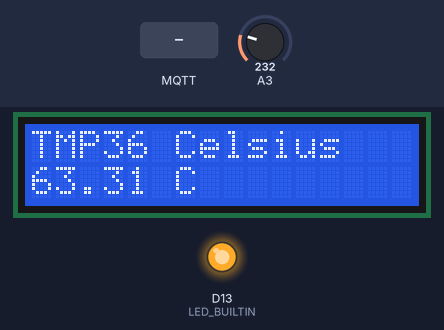
Bench run of a sketch on a simulated Arduino Uno R4 WiFi. On the bench: 16×2 character LCD, output pins drawn as LEDs (lit = HIGH). The inputs (shaded band) are chosen by the test bench; at power-on: A3 = 232 (analog values on the 0–1023 scale). WiFi joins after 1.5 s; servers stay silent unless stated; no MQTT or app messages arrive unless stated; what the sketch prints to the serial monitor is not drawn.

Above: at 2.7 s.
2.8 s: MQTT message "90" arrives on the first subscribed topic
At 6.5 s:
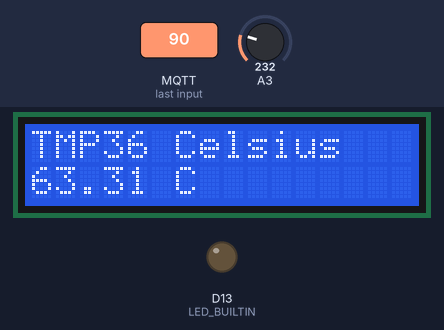
6.8 s: A3 set to 250
At 8.4 s:
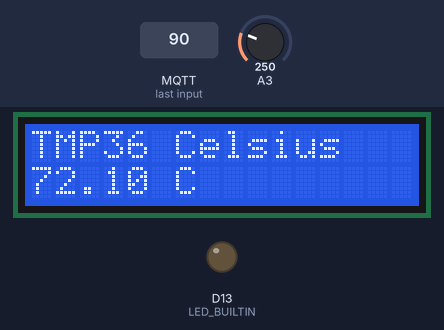
9.0 s: A3 set to 266
At 10.0 s:
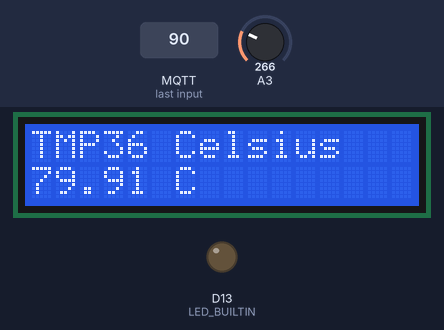
11.0 s: MQTT message "on" arrives on the first subscribed topic
At 12.7 s:
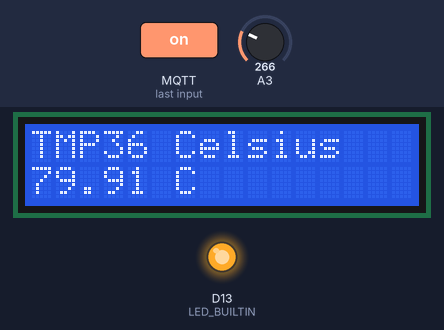
13.0 s: A3 set to 290
At 14.3 s:
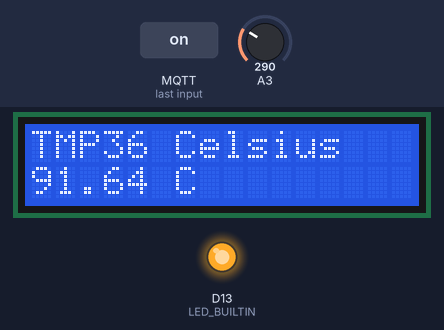
Timing chart, 0 to 16.0 s (numbered marks = the images above; inputs shaded):
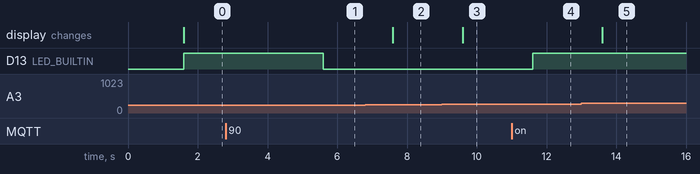

Measured:
- after the input at 2.8 s, D13 (LED_BUILTIN): HIGH → LOW after 2.8 s
- after the input at 6.8 s, the display: changes after 0.80 s (image 2)
- after the input at 9.0 s, the display: changes after 0.60 s (image 3)
- after the input at 11.0 s, D13 (LED_BUILTIN): LOW → HIGH after 0.60 s
- after the input at 13.0 s, the display: changes after 0.60 s (image 5)

The sketch:

TMP36_LCD_both.ino
```cpp
/*
  06 TMP36แสดงอุณหภูมิบนLCD / รับและส่งข้อมูลสองทาง
  Arduino UNO R4 WiFi | Broker phycom.it.kmitl.ac.th:1883
  Topic prefix 68070131/applied/lab06/both
  รหัส Wi-Fi ตัวอย่างนี้ถูกระบุตามโจทย์; Repository เป็น public ควรเปลี่ยนรหัสหรือย้ายเป็น secrets ก่อนใช้จริง
  วงจร: ดู README.md และ assets/circuit-lab06.svg
  คำสั่งเว็บตัวอย่าง: 30
  ทดสอบที่คาดหวัง: ตั้งเกณฑ์ 30°C; เมื่อวัดได้ตั้งแต่ 30°C ไฟ LED บนบอร์ดติด
*/
#include <WiFiS3.h>
#include <MQTTClient.h>
#include <math.h>
#include <Wire.h>
#include <LiquidCrystal_I2C.h>
LiquidCrystal_I2C lcd(0x27,16,2);
void lcdLine(byte r,String s){s=s.substring(0,16);while(s.length()<16)s+=" ";lcd.setCursor(0,r);lcd.print(s);}
float temperature=0;float limitC=30.0;
float readTempC(){int raw=analogRead(A3);float voltage=raw*5.0f/4095.0f;return (voltage-0.5f)*100.0f;}
const char WIFI_SSID[]="EDOK";
const char WIFI_PASSWORD[]="1234567890";
const char MQTT_HOST[]="phycom.it.kmitl.ac.th";
const unsigned int MQTT_PORT=1883;
const char TOPIC_PREFIX[]="68070131/applied/lab06/both";
const bool SEND_DATA=true;
const bool RECEIVE_COMMANDS=true;
WiFiClient network;
MQTTClient mqtt(1024);
String topicData,topicSet,topicState,clientId;
unsigned long lastSample=0,lastWiFi=0,lastMqtt=0;
const unsigned long SAMPLE_MS=1000UL;
bool remoteActive=false,ackPending=false;
String lastAck="BOOT";

// รับคำสั่งจากเว็บ: ไม่ Publish ภายใน callback
bool applyRemote(String payload){
  if(payload.length()>8)return false;float v=payload.toFloat();if(v<0||v>100)return false;limitC=v;remoteActive=true;return true;
}
void onMqttMessage(String &topic,String &payload){
  if(topic!=topicSet)return;
  payload.trim();
  if(payload.length()==0||payload.length()>32){lastAck="ERROR:SIZE";ackPending=true;return;}
  bool accepted=applyRemote(payload);
  lastAck=accepted?String("OK:")+payload:String("ERROR:VALUE");
  ackPending=true;
  Serial.println(String("RX ")+topic+" "+payload+" -> "+lastAck);
}

// โค้ดเซนเซอร์/เอาต์พุตของ LAB
void setupHardware(){analogReadResolution(12);pinMode(LED_BUILTIN,OUTPUT);Wire.begin();lcd.init();lcd.backlight();}
String sampleHardware(){
  temperature=readTempC();lcdLine(0,"TMP36 Celsius");lcdLine(1,String(temperature,2)+" C");digitalWrite(LED_BUILTIN,temperature>=limitC?HIGH:LOW);return String(temperature,2);
}
void maintainNetwork(){
  unsigned long now=millis();
  if(WiFi.status()!=WL_CONNECTED){
    if(now-lastWiFi>=10000UL){lastWiFi=now;WiFi.begin(WIFI_SSID,WIFI_PASSWORD);}
    return;
  }
  if(!mqtt.connected()){
    if(now-lastMqtt>=5000UL){
      lastMqtt=now;
      if(mqtt.connect(clientId.c_str())){
        Serial.println("MQTT connected");
        if(RECEIVE_COMMANDS)mqtt.subscribe(topicSet);
      }else Serial.println("MQTT retry later");
    }
    return;
  }
  mqtt.loop();
  if(RECEIVE_COMMANDS && SEND_DATA && ackPending){
    if(mqtt.publish(topicState,lastAck))ackPending=false;
  }
}
void setup(){
  Serial.begin(115200);
  setupHardware();
  topicData=String(TOPIC_PREFIX)+"/data";
  topicSet=String(TOPIC_PREFIX)+"/set";
  topicState=String(TOPIC_PREFIX)+"/state";
  byte mac[6]={0};
  WiFi.macAddress(mac);
  clientId="phycom-lab06-both-";
  for(byte i=0;i<6;i++){if(mac[i]<16)clientId+="0";clientId+=String(mac[i],HEX);}
  mqtt.begin(MQTT_HOST,MQTT_PORT,network);
  mqtt.onMessage(onMqttMessage);
  WiFi.begin(WIFI_SSID,WIFI_PASSWORD);
  Serial.println(String("MQTT prefix: ")+TOPIC_PREFIX);
}
void loop(){
  maintainNetwork();
  if(millis()-lastSample<SAMPLE_MS)return;
  lastSample=millis();
  if(!SEND_DATA)return; // โหมด Subscribe ควบคุมจากเว็บอย่างเดียว
  String measurement=sampleHardware();
  if(measurement.length()==0)return;
  Serial.println(String("LOCAL ")+measurement);
  if(mqtt.connected())mqtt.publish(topicData,measurement);
}
```
